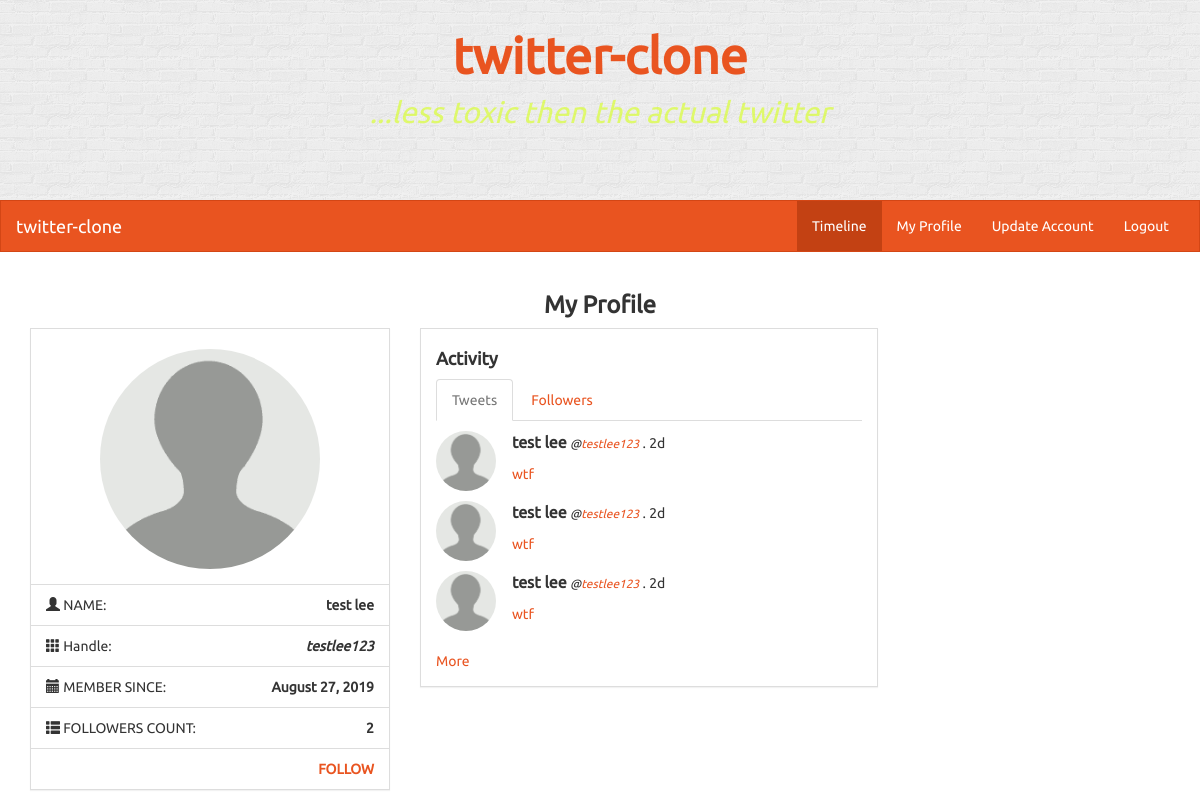
/profile/testlee123, run on an earlier commit of the app's database.
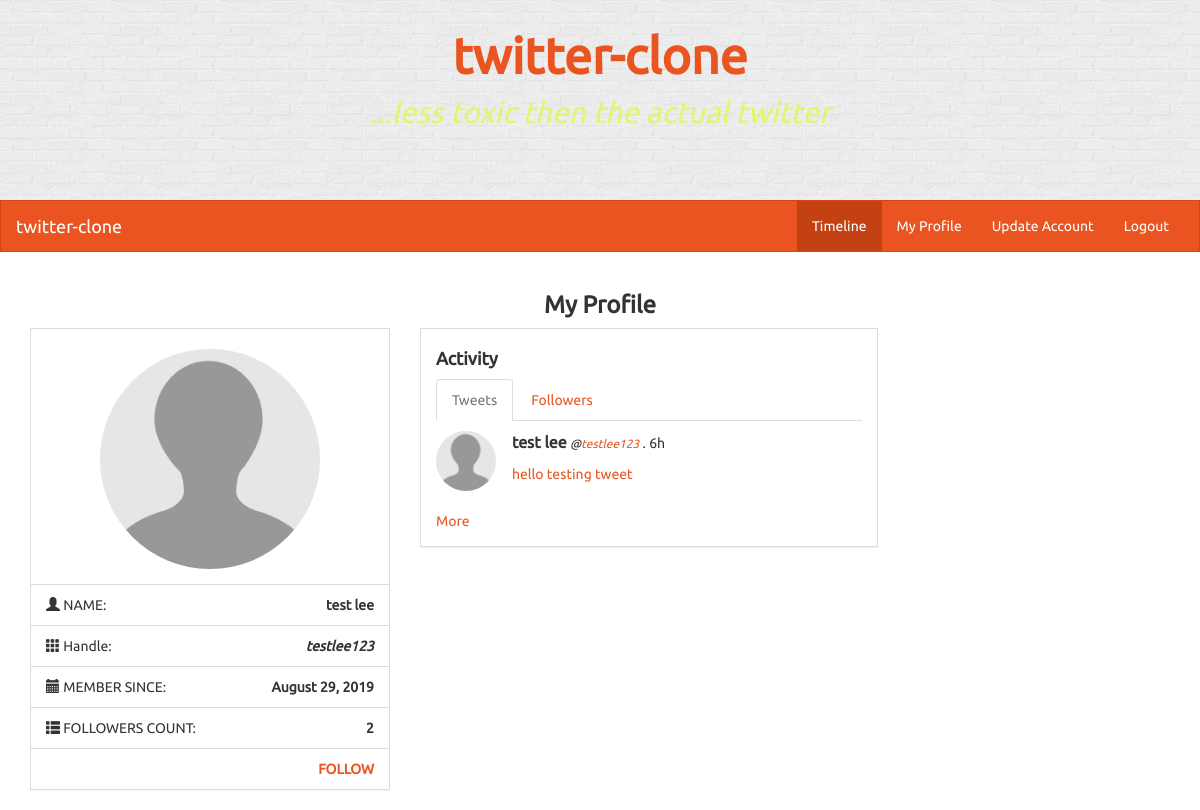
And on a later commit of the database.
### twitter_clone/models.py (models this page shows, shortened)
class User(UserMixin, db.Model):
    id = db.Column(db.Integer, primary_key=True)
    name = db.Column(db.String(100))
    username = db.Column(db.String(30))
    email = db.Column(db.String(120))
    image = db.Column(db.String(100), default='amon.png')
    password = db.Column(db.String(50))
    join_date = db.Column(db.DateTime)
    tweets = db.relationship('Tweet', backref='user', lazy='dynamic')
    following = db.relationship('User', secondary=followers,
        primaryjoin=(followers.c.follower_id == id),
        secondaryjoin=(followers.c.following_id == id),
        backref=db.backref('followers', lazy='dynamic'), lazy='dynamic')
    followed_by = db.relationship('User', secondary=followers,
        primaryjoin=(followers.c.following_id == id),
        secondaryjoin=(followers.c.follower_id == id),
        backref=db.backref('follower', lazy='dynamic'), lazy='dynamic')

class Tweet(db.Model):
    id = db.Column(db.Integer, primary_key=True)
    user_id = db.Column(db.Integer, db.ForeignKey('user.id'))
    text = db.Column(db.String(140))
    date_created = db.Column(db.DateTime)

### twitter_clone/routes.py (the view)
@app.route('/profile', defaults={'username': None})
@app.route('/profile/<username>')
def profile(username):
    if username:
        user = User.query.filter_by(username=username).first()
        if not user:
            abort(404)
    else:
        user = current_user
    image_file = url_for('static', filename='imgs/' + user.image)
    tweets = Tweet.query.filter_by(user=user).order_by(Tweet.date_created.desc()).all()
    current_time = datetime.now()
    followed_by = user.followed_by.all()
    display_follow = True
    if current_user == user:
        display_follow = False
    else:
        if current_user in followed_by:
            display_follow = False
    return render_template('profile.html', title='Profile', current_user=user, tweets=tweets,
         current_time=current_time, followed_by=followed_by, image_file=image_file,
             display_follow=display_follow)

### twitter_clone/routes.py (called while the page is built)
@app.template_filter('time_passed')
def time_passed(seconds_since):
    seconds = seconds_since.total_seconds()
    days, seconds = divmod(seconds, 86400)
    hours, seconds = divmod(seconds, 3600)
    minutes, seconds = divmod(seconds, 60)
    if days > 0:
        return '%dd' % (days)
    elif hours > 0:
        return '%dh' % (hours)
    elif minutes > 0:
        return '%dm' % (minutes)
    else:
        return 'now'

### twitter_clone/templates/profile.html (shortened to what this page needs)
{% extends "layout.html" %}
{% block content %}
<div class="container">
    <div class="row">
        <div class="col-lg-12">
            <h3 class="text-center bold">My Profile</h3>
        </div>
        <div class="col-lg-4">
            <div class="panel panel-default">
                <div class="panel-body">
                    <div class="row pad">
                        <div class="col-lg-12">
                            <img src="{{ image_file }}" class="img-responsive img-circle center-block" alt="Image" style="height: 220px;"/>
                        </div>
                    </div>
                </div>
                <ul class="list-group">
                    <li class="list-group-item">
                        <i class="glyphicon glyphicon-user"></i> NAME:
                        <strong class="pull-right"> {{ current_user.name }}</strong>
                    </li>
                    <li class="list-group-item">
                        <i class="glyphicon glyphicon-th"></i> Handle:
                        <strong class="pull-right"><em>{{ current_user.username }}</em></strong>
                    </li>
                    <li class="list-group-item">
                        <i class="glyphicon glyphicon-calendar"></i> MEMBER SINCE:
                        <strong class="pull-right">{{ current_user.join_date.strftime('%B %d, %Y')}}</strong>
                    </li>
                    <li class="list-group-item">
                        <i class="glyphicon glyphicon-th-list"></i> FOLLOWERS COUNT:
                        <strong class="pull-right"> {{ followed_by| length }}</strong>
                    </li>
                    {% if display_follow %}
                    <li class="list-group-item">
                        &nbsp; <strong class="pull-right"><a href=" {{ url_for('follow', username=current_user.username) }} ">FOLLOW</a></strong>
                    </li>
                    {% endif %}
                </ul>
            </div>
        </div>
        <div class="col-lg-5">
            <div class="panel panel-default">
                <div class="panel-body">
                    <h4><strong>Activity</strong></h4>
                    <div role="tabpanel">
                        <ul class="nav nav-tabs" role="tablist">
                            <li role="presentation" class="active">
                                <a href="#tweets" aria-controls="tweets" role="tab" data-toggle="tab">Tweets</a>
                            </li>
                            <li role="presentation">
                                <a href="#followings" aria-controls="followings" role="tab" data-toggle="tab">Followers</a>
                            </li>
                        </ul>
                        <div class="tab-content">
                            <div role="tabpanel" class="tab-pane active" id="tweets">
                                {% for tweet in tweets %}
                                <div class="row">
                                    <div class="col-lg-12">
                                        <div class="row pad">
                                            <div class="col-lg-2">
                                                <img src="{{ image_file }}" class="img-circle" style="width: 60px; height: 60px;" />
                                            </div>
                                            <div class="col-lg-10">
                                                <div>
                                                    <strong class="mid"> {{ tweet.user.name }}</strong>
                                                    <small><em>@<a href="{{ url_for('profile', username=tweet.user.username) }}">{{ tweet.user.username }}</a></em></small> .
                                                    {{ (current_time - tweet.date_created) |time_passed }}
                                                </div>
                                                <div class="pad">
                                                    <a href="{{ url_for('view_tweet', tweet_id=tweet.id) }}">{{ tweet.text }}</a>
                                                </div>
                                            </div>
                                        </div>
                                    </div>
                                </div>
                                {% endfor %}
                                <br><a href="{{ url_for('timeline', username=current_user.username) }}">More</a>
                            </div>
                        </div>
                    </div>
                </div>
            </div>
        </div>
</div>
{% endblock content %}

### twitter_clone/templates/layout.html (shortened to what this page needs)
<!DOCTYPE html>
<html lang="en">
	<head>
		<link rel="stylesheet" href="{{url_for('static', filename='./bs/css/united.min.css') }}">
		<link rel="stylesheet" href="./css/styles.css">
		<div class="container-fluid">
			<div class="row" id="banner">
				<div class="title col-lg-12">
					<p class="title">
						<a href="./">twitter-clone</a>
					</p>
					<p class="subtitle">...less toxic then the actual twitter</p>
				</div>
			</div>
        </div>
		<nav class="navbar navbar-default" role="navigation">
			<div class="container-fluid">
				<div class="navbar-header">
					<a class="navbar-brand" href="{{ url_for('index') }}">twitter-clone</a>
				</div>
				<div class="collapse navbar-collapse navbar-ex1-collapse">
					<ul class="nav navbar-nav navbar-right">
                        {% if current_user.is_authenticated %}
                            <li class="active"><a href="{{ url_for('timeline') }}">Timeline</a></li>
                            <li class=""><a href="{{ url_for('profile') }}">My Profile</a></li>
                            <li class=""><a href="{{ url_for('update_account') }}">Update Account</a></li>
                            <li class=""><a href="{{ url_for('logout') }}">Logout</a></li>
                        {% else %}
                            <li class=""><a href="{{ url_for('register') }}">Sign Up</a></li>
                            <li class=""><a href="{{ url_for('login') }}">Log In</a></li>
                        {% endif %}
					</ul>
                </div>
			</div>
        </nav>
    </head>
	<body>
        {% block content %}{% endblock %}
    </body>
</html>

### twitter_clone/static/css/styles.css (style rules this page uses)
body { font-family: Ubuntu, verdana, georgia, serif, sans-serif; }
a, a:hover, a:active, a:focus, a:visited { text-decoration: none; }
.bold { font-weight: bolder !important; }
div.panel, .btn, .navbar { border-radius: 0; }
.pad { margin-top: 10px !important; }
div.panel-body { padding-top: 10px; }
.mid { font-size: 16px; }
body > nav { border-radius: 0 !important; }
#banner { height: 200px; background-color: #EDEDED; background: url('./img/brick-wall.png'); text-align: center; padding: 10px; padding-top: 20px; }
#banner > div.title > p.title { font-size: 50px; font-weight: bold; margin-bottom: 0; color: rgba(217, 253, 52, .9); }
#banner > div.title > p.subtitle { font-size: 30px; font-weight: 400; font-style: italic; color: rgba(217, 253, 52, .7) }

What changed in the data, as far as the page shows it:
removed Tweet: user.name "test lee", user.username "testlee123", (current_time-tweet.date_created)|time_passed "2d", text "wtf"
removed Tweet: user.name "test lee", user.username "testlee123", (current_time-tweet.date_created)|time_passed "2d", text "wtf"
changed User "test lee": join_date "August 27, 2019" → "August 29, 2019"
changed Tweet "test lee": (current_time-tweet.date_created)|time_passed "2d" → "6h"; text "wtf" → "hello testing tweet"
